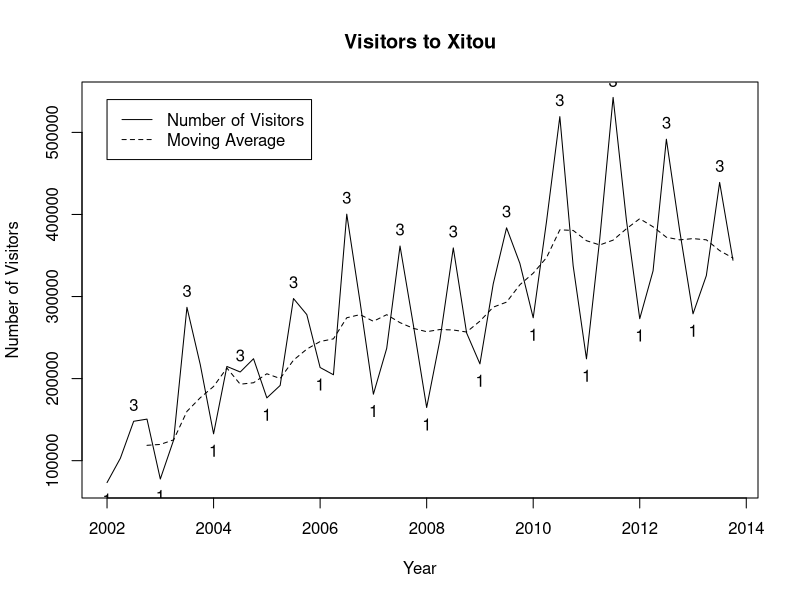
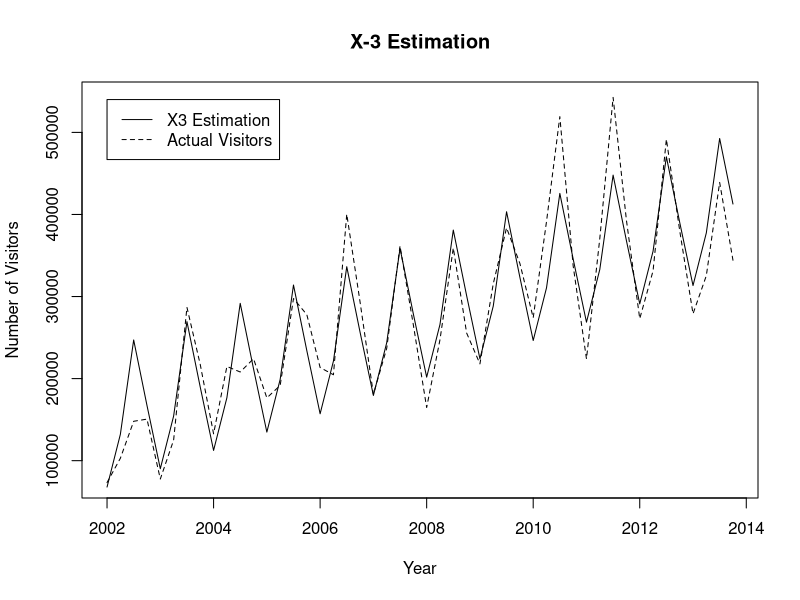

R code for these plots, in order:
options(scipen=6)

visitor <- read.csv("Sitou-visitor.csv")

## Problem 1, 2

pdf("timeSeries.pdf", width = 6, height = 6)

plot(N ~ Year.w, data = visitor, main = "Visitors to Xitou",
     xlab = "Year", ylab = "Number of Visitors",
     type = "l")

visitor.q1 <- visitor[visitor$Qrt == 1,]
visitor.q3 <- visitor[visitor$Qrt == 3,]

points(visitor.q1$Year.w, visitor.q1$N - 20000, pch = "1")
points(visitor.q3$Year.w, visitor.q3$N + 20000, pch = "3")

maPar <- 4
visitor.ma <- filter(visitor$N, rep(1/maPar, maPar), sides = 1)
lines(visitor$Year.w, visitor.ma, lty = 2)

legend(2002, 540000,  c("Number of Visitors", "Moving Average"), lty = c(1, 2))

dev.off()

## Problem 3, 4

visitor.lm <- lm(N ~ Year + factor(Qrt), data = visitor)
visitor.fitted <- fitted(visitor.lm)

pdf("timeSeriesX3.pdf", width = 6, height = 6)

plot(N ~ Year.w, data = visitor, main = "X-3 Estimation",
     xlab = "Year", ylab = "Number of Visitors",
     type = "l", lty = 2)

lines(visitor$Year.w, visitor.fitted)

legend(2002, 540000,  c("X3 Estimation", "Actual Visitors"), lty = c(1, 2))

dev.off()
